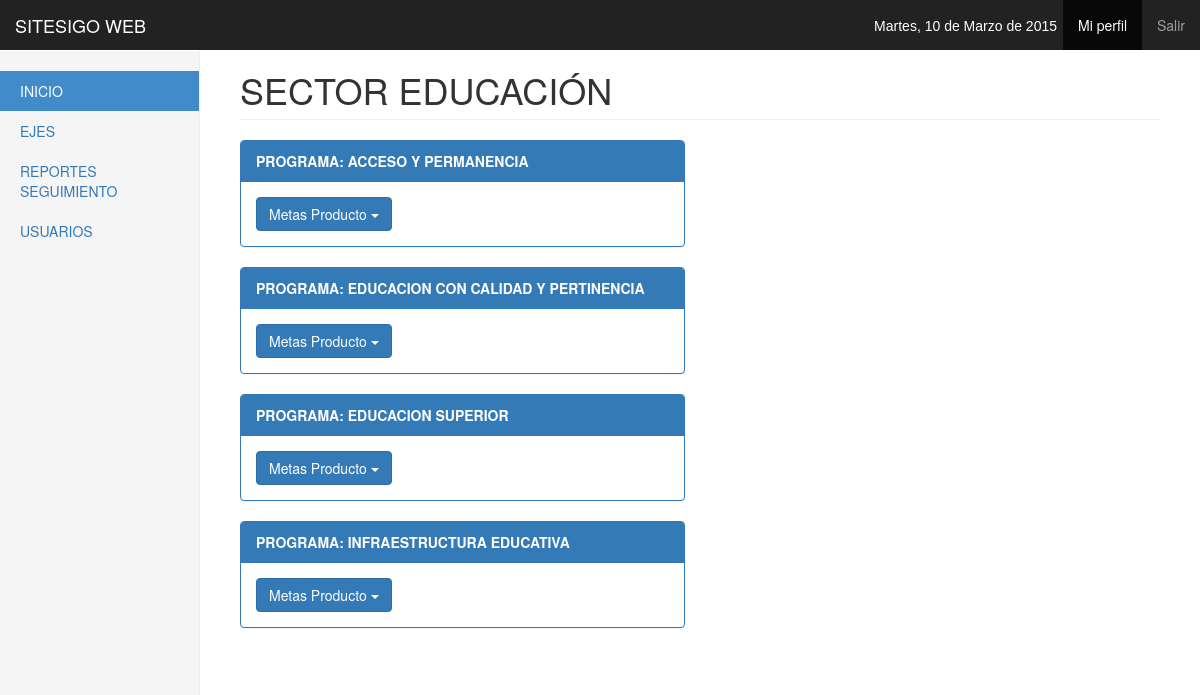
The page /vmetasprod?id=2 (signed in) on the database its author committed.
### tables this page shows
CREATE TABLE IF NOT EXISTS `tbsector` (
`idtbsector` int(11) NOT NULL,
  `nomsec` varchar(50) NOT NULL,
  `codsec` int(11) NOT NULL,
  `ideje` int(11) NOT NULL
);

CREATE TABLE IF NOT EXISTS `tbprograma` (
`idtbprograma` int(11) NOT NULL,
  `nomprog` varchar(100) NOT NULL,
  `objprog` text NOT NULL,
  `codprog` int(11) NOT NULL,
  `sector` int(11) NOT NULL
);

### controlador/cmetasprod.php (called while the page is built)
<?php
	require 'modelo/mmetasprod.php';
	$ins = new Mmetasprod();
	$idsector = isset($_GET['id']) ? $_GET['id']:NULL;
	$programas = $ins->seleccionar_programa_sector($idsector);
	$sector =    $ins->seleccionar_sector($idsector);

### modelo/mmetasprod.php (called while the page is built, shortened)
<?php
include('controlador/conexion.php');
	class Mmetasprod
	{
		function seleccionar_sector($idsector)
		{
			$sql = "SELECT * FROM tbsector WHERE idtbsector = $idsector;";
			$conexionBD = new conexion();
			$conexionBD->conectarBD();
			$data = $conexionBD->ejeCon($sql,0);
			return $data;
		}
		function seleccionar_programa_sector($idprograma)
		{
			$sql = "SELECT * FROM tbprograma WHERE sector = $idprograma;";
			$conexionBD = new conexion();
			$conexionBD->conectarBD();
			$data = $conexionBD->ejeCon($sql,0);
			return $data;
		}
	}

### controlador/configuracion.php (called while the page is built)
<?php
	$serv_db = "localhost";
	$usu_db = "root";
	$pass_db = "";
	$db = "sitesigo";
?>

### controlador/conexion.php (called while the page is built, shortened)
<?php
class conexion
{
	function conectarBD(){
		include("configuracion.php");
		$this->link = mysql_connect($serv_db,$usu_db,$pass_db);
		$db2= mysql_select_db($db);
	}
	function ejeCon($con, $op){
		$this->resultado = mysql_query($con) or
		die("La consulta fallo: ".mysql_error());
		if ($op==0){
			while ($linea = mysql_fetch_array($this->resultado)){
				$arrayResultado[] = $linea;
			}
		}else{
			$arrayResultado[] =0;
		}
		$resarr = isset($arrayResultado) ? $arrayResultado:NULL;
		if($resarr){
			return $arrayResultado;
		}
	}
}
?>

### vista/vmetasprod.php (the view, shortened to what this page needs)
<?php require 'controlador/cmetasprod.php'; ?>
<h1 class='page-header'>SECTOR <?php echo $sector[0]['nomsec']; ?></h1>
<?php
	for ($i=0; $i <count($programas) ; $i++)
	{
?>
<div class="row">
	<div class="col-lg-6">
		<div class="panel panel-primary">
			<div class="panel-heading"><strong>PROGRAMA: <?php echo $programas[$i]['nomprog']; ?></strong></div>
			<div class="panel-body">
				<div class="btn-group">
				  <button type="button" class="btn btn-primary dropdown-toggle" data-toggle="dropdown">
				    Metas Producto <span class="caret"></span>
				  </button>
				</div>
			</div>
		</div>
	</div>
</div>
<?php
	}
?>

### css/dashboard.css (style rules this page uses)
body { padding-top: 50px; }
.main .page-header { margin-top: 0; }

### rows shown on the page
tbsector: nomsec "EDUCACIÓN"
tbprograma: nomprog "ACCESO Y PERMANENCIA"
tbprograma: nomprog "EDUCACION CON CALIDAD Y PERTINENCIA"
tbprograma: nomprog "EDUCACION SUPERIOR"
tbprograma: nomprog "INFRAESTRUCTURA EDUCATIVA"
